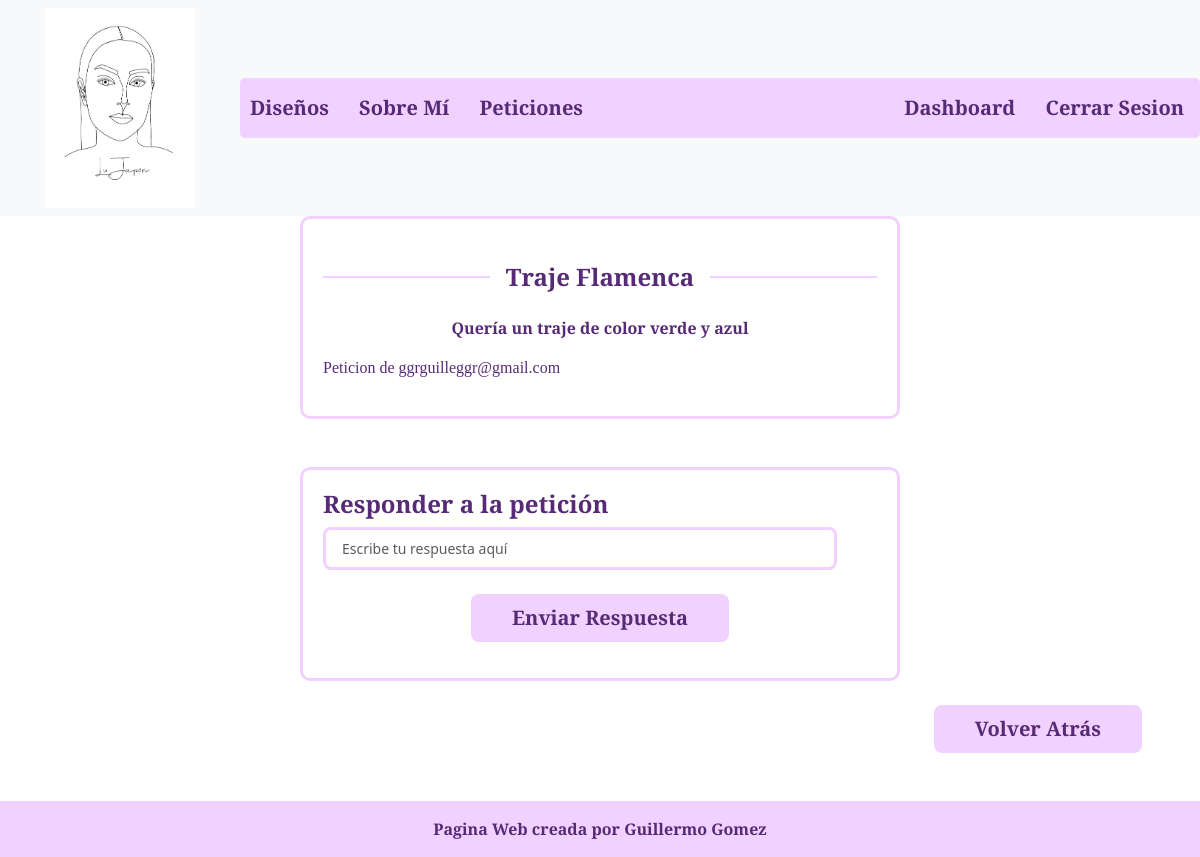
/peticion/1/ (signed in), run on the app's committed database.
### base/models.py (models this page shows, shortened)
class Peticion(models.Model):
    asunto = models.TextField(max_length=30)
    email = models.EmailField()
    peticion = models.TextField(max_length=500)

### base/views.py (the view, shortened to what this page needs)
# urls.py: path('peticion/<int:pk>/', views.peticionesDetalles, name ='peticionesDetalles')
@user_passes_test(es_administrador)
def peticionesDetalles(request, pk):
    peticion = get_object_or_404(Peticion, pk=pk)
    return render(request, 'peticionesDetalles.html', {'peticion': peticion})

### base/views.py (called while the page is built)
def es_administrador(user):
    return user.is_authenticated and user.is_staff

### base/templates/peticionesDetalles.html (shortened to what this page needs)
{% extends "base.html" %}
{% load static %}
{% block contenido %}
<div class="mb-5 container contenedor-personalizado mx-auto col-md-6">
    <div class="divider d-flex align-items-center my-4">
        <h4 class="contenido text-center fw-bold mx-3 mb-0">{{ peticion.asunto }}</h4>
    </div>
    <p class="contenido text-center">{{ peticion.peticion }}</p>
    <p class="contenido-segundario">Peticion de {{ peticion.email }}</p>
</div>
<div class="container contenedor-personalizado mx-auto col-md-6">
    <h4 class="contenido">Responder a la petición</h4>
    <form method="post" action="{% url 'peticionesDetalles' peticion.pk %}">
        <div class="mb-3">
            <input type="text" class="form-control form-control-lg" name="respuesta" placeholder="Escribe tu respuesta aquí">
        </div>
        <div class="mt-3 text-center pt-2 align-items-center">
            <button type="submit" class="contenido btn btn-outline-custom btn-lg bt-login">Enviar Respuesta</button>
        </div>
    </form>
</div>
<div class="mt-3 mb-5 d-flex justify-content-end pt-2 align-items-center">
    <div class="ms-auto me-5">
        <a href="{% url 'dashboard' %}" class="contenido btn btn-outline-custom btn-lg bt-login">Volver Atrás</a>
    </div>
</div>
<link rel="stylesheet" href="{% static 'css/diseñoForm.css' %}"/>
{% endblock %}

### static/css/diseñoForm.css (style rules this page uses)
.contenedor-personalizado { border: 3px solid #f1d1ff; border-radius: 10px; padding: 20px; height: fit-content; }
.bt-login { padding-left: 2.5rem; padding-right: 2.5rem; }
.contenido { font-family: "Merriweather", serif; font-weight: 900; font-style: normal; color: rgb(87, 42, 118); }
.contenido-segundario { font-family: "Merriweather", serif; font-weight: 200; font-style: normal; color: rgb(87, 42, 118); }
.btn-outline-custom { background-color: #f1d1ff; }
.form-control-lg { font-size: 14px; border: 3px solid #f1d1ff; }
.divider:after, .divider:before { content: ""; flex: 1; height: 2px; background: #f1d1ff; }
.form-control { width: calc(100% - 40px); margin-bottom: 10px; }

### static/css/base.css (style rules this page uses)
a { color: rgb(87, 42, 118); text-decoration: none; margin: 0 10px; }
.contenido { font-family: "Merriweather", serif; font-weight: 900; font-style: normal; color: rgb(87, 42, 118); }
body { display: grid; min-height: 100vh; grid-template-rows: auto 1fr auto; }

### data on the page
Peticion: asunto "Traje Flamenca", peticion "Quería un traje de color verde y azul", email "ggrguilleggr@gmail.com"
